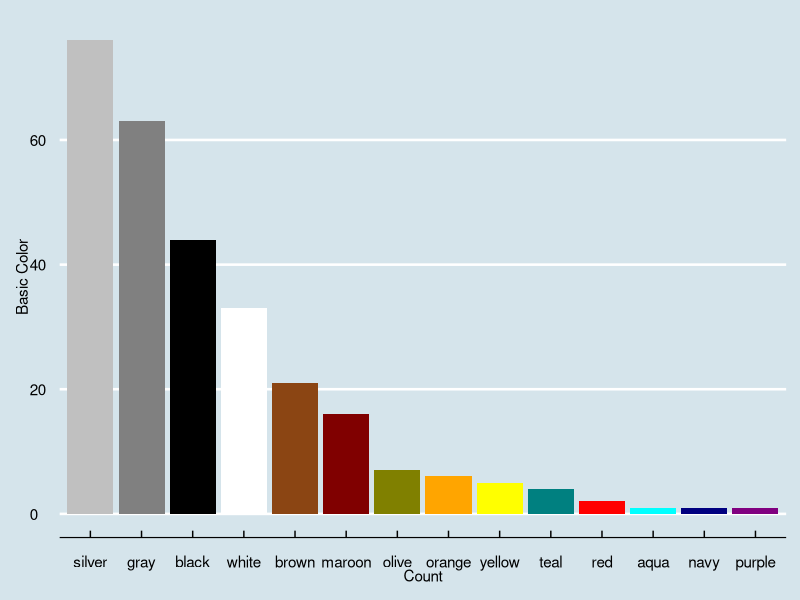
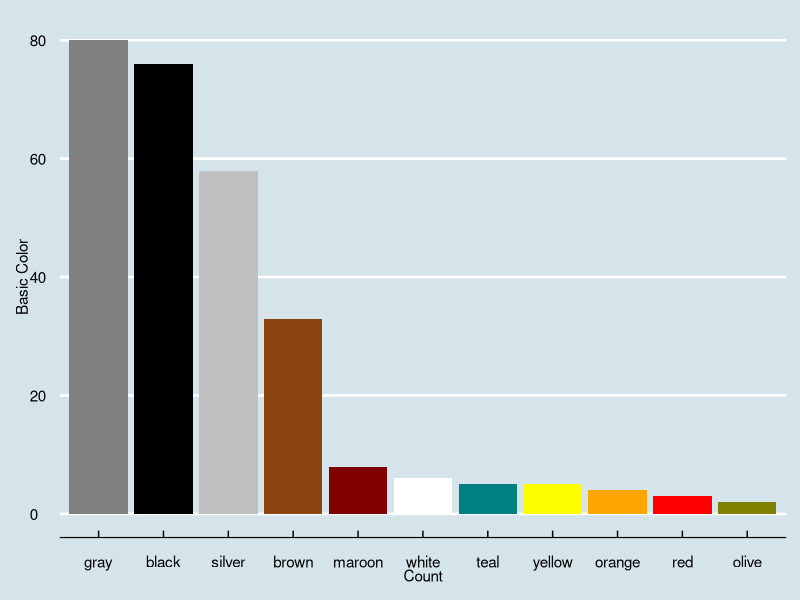

Generate these figures, in order, with R:
setwd("~/Documents/python/a/result3 10-1--using")
library(dplyr)
library(ggplot2)
library(ggthemes)
#---------------------------comedy-----------------------------
# which color shows the most?
df_comedy<-read.csv("comedy.csv")
df2<-df_comedy[,8:25]
df3<-as.data.frame(apply( df2, 1, which.min))
cnames = as.data.frame(colnames(df2)[df3[,1]])
colnames(cnames)<-"color"
col_comedy<-cnames%>%
  group_by(color)%>%
  summarise(count=n())

ggplot(col_comedy, aes(x=reorder(color,-count),y=count)) + 
  geom_bar(aes(fill = color),stat="identity",position='dodge')+
  theme_economist()+
  scale_fill_manual(values = c("black"= "#000000",
                               "gray" ="#808080",
                               "white" ="#FFFFFF",
                               "silver"= "#C0C0C0",
                               "maroon" ="#800000",
                               "red" ="#FF0000",
                               "olive"= "#808000",
                               "yellow" ="#FFFF00",
                               "green" ="#008000",
                               "teal"= "#008080",
                               "aqua" ="#00FFFF",
                               "navy" ="#000080",
                               "blue"= "#0000FF",
                               "purple" ="#800080",
                               "fuchsia" ="#FF00FF",
                               "orange"="#FFA500",
                               "brown" ="#8B4513"),guide=FALSE)+
  labs(y="Basic Color",x="Count")

## color combination
com_comedy<-cbind(movie=df_comedy$movie,cnames)
out <- split( com_comedy, f = com_comedy$movie)
a<-intersect(out$comedy_6.[2],out$comedy_7.[2])
merge_com<- data.frame() 
for (i in 1:28){
    for (j in 1:28){
        if (i!=j){
            a<-intersect(out[[i]][2],out[[j]][2])
            merge_com<-rbind(merge_com,a)
}}}

merge_comdy<-merge_com%>%
  group_by(color)%>%
  summarise(count=n())%>%
  arrange(desc(count))
#---------------------------action-----------------------------
### which color shows the most?
df_action<-read.csv("action.csv")
df2<-df_action[,8:25]
df3<-as.data.frame(apply( df2, 1, which.min))
cnames = as.data.frame(colnames(df2)[df3[,1]])
colnames(cnames)<-"color"
col_action<-cnames%>%
  group_by(color)%>%
  summarise(count=n())

ggplot(col_action, aes(x=reorder(color,-count),y=count)) + 
  geom_bar(aes(fill = color),stat="identity",position='dodge')+
  theme_economist()+
  scale_fill_manual(values = c("black"= "#000000",
                               "gray" ="#808080",
                               "white" ="#FFFFFF",
                               "silver"= "#C0C0C0",
                               "maroon" ="#800000",
                               "red" ="#FF0000",
                               "olive"= "#808000",
                               "yellow" ="#FFFF00",
                               "green" ="#008000",
                               "teal"= "#008080",
                               "aqua" ="#00FFFF",
                               "navy" ="#000080",
                               "blue"= "#0000FF",
                               "purple" ="#800080",
                               "fuchsia" ="#FF00FF",
                               "orange"="#FFA500",
                               "brown" ="#8B4513"),guide=FALSE)+
  labs(y="Basic Color",x="Count")

## color combination
com_action<-cbind(movie=df_action$movie,cnames)
out <- split( com_action, f = com_action$movie)
a<-intersect(out$action_6.[2],out$action_7.[2])
merge_act<- data.frame() 
for (i in 1:28){
  for (j in 1:28){
    if (i!=j){
      a<-intersect(out[[i]][2],out[[j]][2])
      merge_act<-rbind(merge_act,a)
    }}}

merge_action<-merge_act%>%
  group_by(color)%>%
  summarise(count=n())%>%
  arrange(desc(count))
